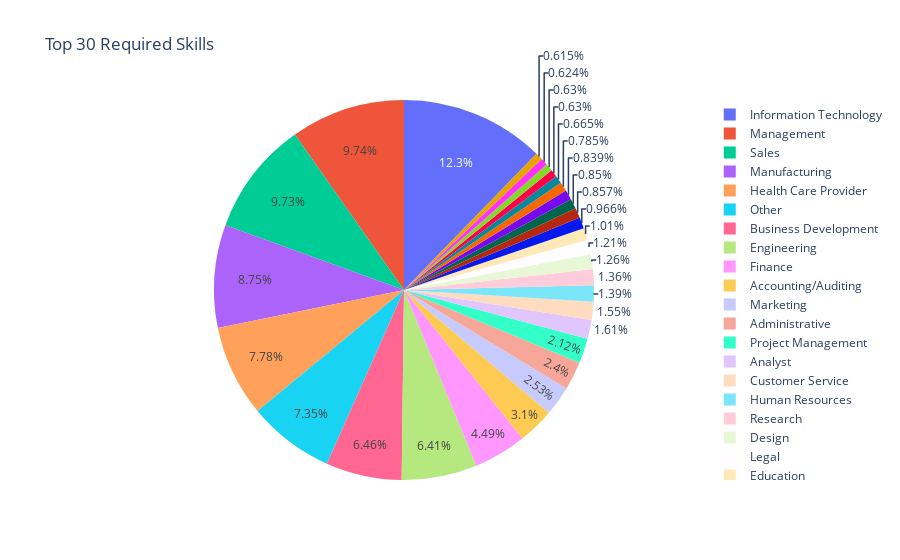

Notebook code cell kept with this figure:
### Markdown cell above
##### Pie Chart showing the distribution of required skills - Interactive Visualizations

### Code cell
import pandas as pd
import plotly.express as px


# Counting the occurrences of each skill
individual_skills_count = cleaned_data['skills'].value_counts().head(30).reset_index()
individual_skills_count.columns = ['Skill', 'Count']

# Creating the pie chart using Plotly
fig = px.pie(individual_skills_count, values='Count', names='Skill', title='Top 30 Required Skills')
fig.show()

### Figure 1 — Plotly figure (JSON) as saved in the notebook; plotly's stock layout.template omitted (floating-point values rounded to 4 significant figures)
{"data": [{"domain": {"x": [0, 1], "y": [0, 1]}, "hovertemplate": "Skill=%{label}<br>Count=%{value}<extra></extra>", "labels": ["Information Technology", "Management", "Sales", "Manufacturing", "Health Care Provider", "Other", "Business Development", "Engineering", "Finance", "Accounting/Auditing", "Marketing", "Administrative", "Project Management", "Analyst", "Customer Service", "Human Resources", "Research", "Design", "Legal", "Education", "Art/Creative", "General Business", "Training", "Quality Assurance", "Consulting", "Advertising", "Writing/Editing", "Public Relations", "Supply Chain", "Strategy/Planning"], "legendgroup": "", "name": "", "showlegend": true, "type": "pie", "values": [5632, 4465, 4462, 4013, 3568, 3373, 2961, 2941, 2059, 1423, 1159, 1102, 974, 738, 709, 637, 625, 579, 557, 464, 443, 393, 390, 385, 360, 305, 289, 289, 286, 282]}], "layout": {"legend": {"tracegroupgap": 0}, "title": {"text": "Top 30 Required Skills"}}}
